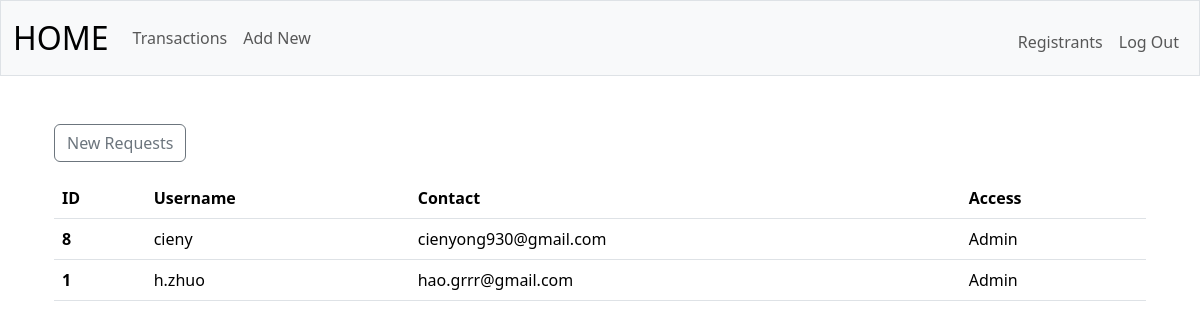
The app's page /registrants (signed in) with its own data.
### tables this page shows
CREATE TABLE users (
    id INTEGER PRIMARY KEY AUTOINCREMENT NOT NULL,
    username VARCHAR(20) NOT NULL,
    hash TEXT,
    admin BOOL,
    is_approved BOOL NOT NULL DEFAULT 0,
    contact TEXT
);

### app.py (the view)
@app.route("/registrants", methods=["GET", "POST"])
@login_required
def registrants():
    admin = db.execute("SELECT admin FROM users WHERE id = ?", session["user_id"])[0]['admin']
    if admin != 1:
        session.clear()
        return redirect("/")
    if request.method == "POST":
        person_id = getback("person_id")
        access = getback("access")
        if access == "user":
            db.execute("UPDATE users SET admin = 0, is_approved = 1 WHERE id = ?", person_id)
            return redirect("/registrants")
        elif access == "admin":
            db.execute("UPDATE users SET admin = 1, is_approved = 1 WHERE id = ?", person_id)
            return redirect("/registrants")
        elif access == "delete":
            db.execute("DELETE FROM users WHERE id = ?", person_id)
            return redirect("/registrants")
        else:
            flash('Invalid submission', 'danger')
            return redirect("/registrants")
    else:
        all = db.execute("SELECT id, username, admin, contact FROM users WHERE is_approved = 1 ORDER BY id DESC")
        new = db.execute("SELECT id, username, admin, contact FROM users WHERE is_approved = 0 ORDER BY id DESC")
        return render_template("registrants.html", all = all, new = new)

### app.py (called while the page is built)
@app.after_request
def after_request(response):
    response.headers["Cache-Control"] = "no-cache, no-store, must-revalidate"
    response.headers["Expires"] = 0
    response.headers["Pragma"] = "no-cache"
    return response

### helpers.py (called while the page is built)
def login_required(f):
    @wraps(f)
    def decorated_function(*args, **kwargs):
        if session.get("user_id") is None:
            return redirect("/login")
        return f(*args, **kwargs)
    return decorated_function

### templates/registrants.html (shortened to what this page needs)
{% extends "layout.html" %}
{% block main %}
<div class="container">
    <p class="d-inline-flex gap-1">
        <button class="btn btn-outline-secondary" type="button" data-bs-toggle="collapse" data-bs-target="#collapseExample" aria-expanded="false" aria-controls="collapseExample">
          New Requests
        </button>
    </p>
</div>
<div class="container">
    <div class="row">
        <div class="col">
            <table class="table">
                <thead>
                    <tr>
                      <th scope="col">ID</th>
                      <th scope="col">Username</th>
                      <th scope="col">Contact</th>
                      <th scope="col">Access</th>
                    </tr>
                  </thead>
                  <tbody>
                    {% for each in all %}
                    <tr>
                        <th scope="row">{{ each['id'] }}</th>
                        <td>{{ each['username'] }}</td>
                        <td>{{ each['contact'] }}</td>
                        <td>{% if each['admin'] == 1 %} Admin {% else %} User {% endif %}</td>
                    </tr>
                    {% endfor %}
                  </tbody>
            </table>
        </div>
    </div>
</div>
{% endblock %}

### records on screen
users: id "8", username "cieny", contact "cienyong930@gmail.com", admin "Admin"
users: id "1", username "h.zhuo", contact "hao.grrr@gmail.com", admin "Admin"
